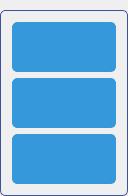
           <widget class="QGroupBox" name="groupBox_30">
            <property name="geometry">
             <rect>
              <x>10</x>
              <y>10</y>
              <width>71</width>
              <height>121</height>
             </rect>
            </property>
            <property name="styleSheet">
             <string notr="true">QGroupBox {
    border: 1px solid #3a539b; /* Darker blue */
    border-radius: 5px;
    margin-top: 10px;
}

QGroupBox::title {
    subcontrol-origin: margin;
    subcontrol-position: top center;
    padding: 5px;
    color: #3a539b; /* Darker blue */
    font-weight: bold;
}

QLabel {
    color: #0F65F1; /* Medium blue */
    font-size: 24px; /* Larger font size */
    font-family: &quot;Candara&quot;, sans-serif; /* Different font family */
}

QComboBox {
    background-color: #ffffff; /* Light white background */
    border: 1px solid #3498db; /* Medium blue */
    padding: 5px;
    color: #2c3e50; /* Dark gray text */
    selection-background-color: #3498db; /* Medium blue */
}

QLineEdit {
    background-color: #ffffff; /* Light white background */
    border: 1px solid #3498db; /* Medium blue */
    padding: 5px;
    color: #2c3e50; /* Dark gray text */
}

QDateEdit {
    background-color: #ffffff; /* Light white background */
    border: 1px solid #3498db; /* Medium blue */
    padding: 5px;
    color: #2c3e50; /* Dark gray text */
}

QPushButton {
    background-color: #3498db; /* Medium blue */
    color: #ffffff; /* White text */
    border: 1px solid #3498db; /* Medium blue */
    padding: 12px 24px; /* Larger padding */
    border-radius: 5px;
    font-family: &quot;Cambria&quot;, serif; /* Different font family */
    font-size: 20px; /* Larger font size */
}

QPushButton:hover {
    background-color: #2980b9; /* Darker hover color */
    border: 1px solid #2980b9; /* Darker hover color */
}
</string>
            </property>
            <property name="title">
             <string/>
            </property>
            <layout class="QVBoxLayout" name="verticalLayout_10">
             <item>
              <widget class="QPushButton" name="aff_moyen">
               <property name="text">
                <string/>
               </property>
               <property name="icon">
                <iconset>
                 <normaloff>../../../Downloads/icons8-eye-64.png</normaloff>../../../Downloads/icons8-eye-64.png</iconset>
               </property>
               <property name="iconSize">
                <size>
                 <width>23</width>
                 <height>23</height>
                </size>
               </property>
              </widget>
             </item>
             <item>
              <widget class="QPushButton" name="ajout_moyen">
               <property name="text">
                <string/>
               </property>
               <property name="icon">
                <iconset>
                 <normaloff>../../../Downloads/icons8-add-50.png</normaloff>../../../Downloads/icons8-add-50.png</iconset>
               </property>
               <property name="iconSize">
                <size>
                 <width>20</width>
                 <height>20</height>
                </size>
               </property>
              </widget>
             </item>
             <item>
              <widget class="QPushButton" name="modif_moyen">
               <property name="text">
                <string/>
               </property>
               <property name="icon">
                <iconset>
                 <normaloff>../../../Downloads/icons8-edit-50.png</normaloff>../../../Downloads/icons8-edit-50.png</iconset>
               </property>
               <property name="iconSize">
                <size>
                 <width>20</width>
                 <height>20</height>
                </size>
               </property>
              </widget>
             </item>
            </layout>
           </widget>
